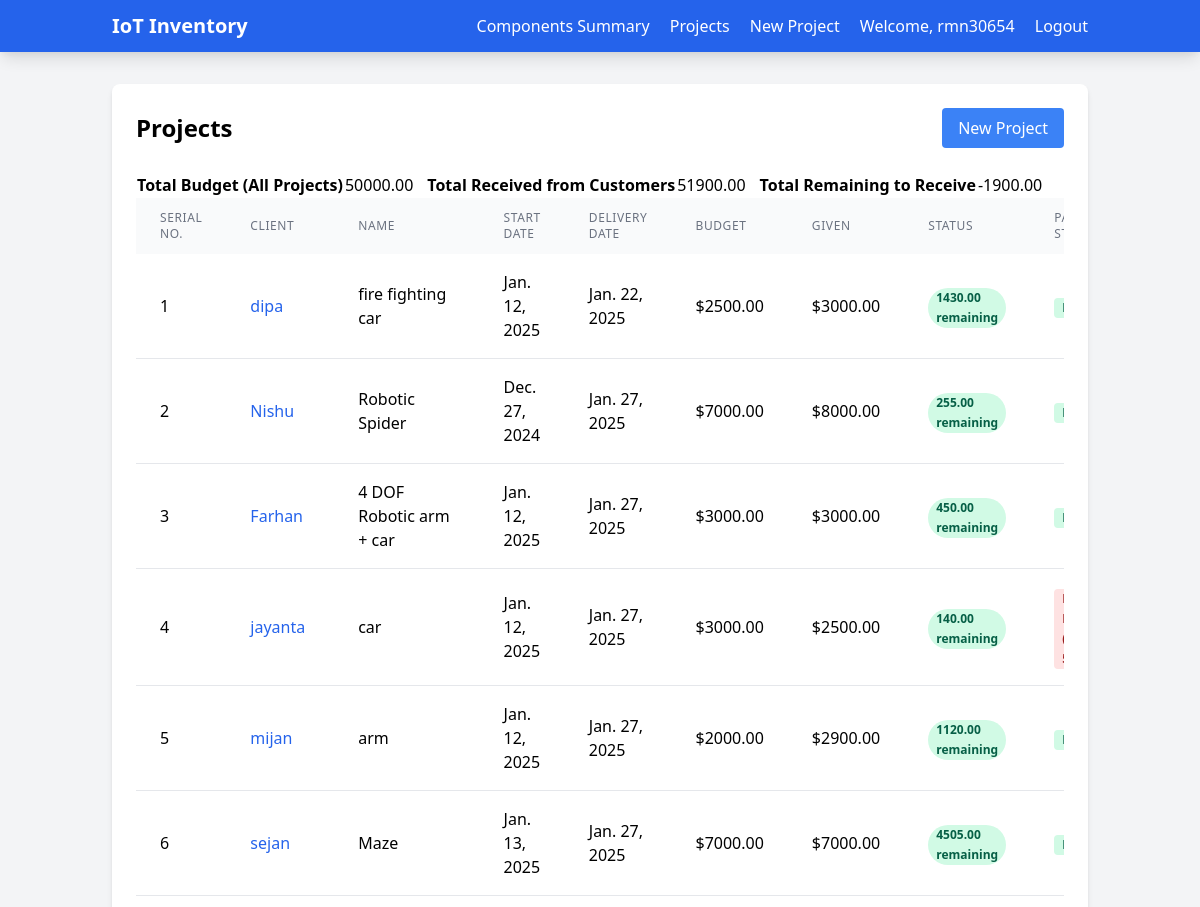
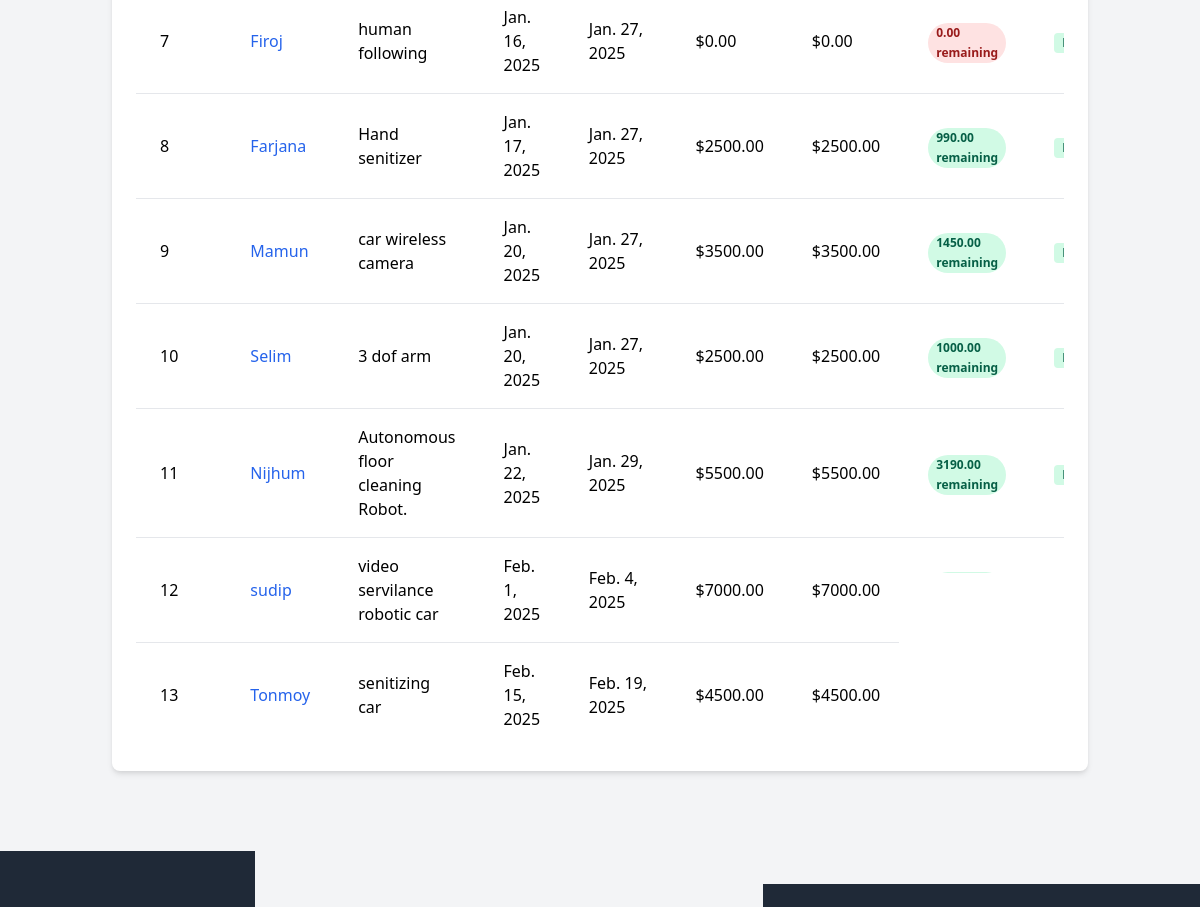
Page /iot/ (signed in) on the committed database (2 pictures, top to bottom).
### iot/models.py (models this page shows, shortened)
class Project(models.Model):
    name = models.CharField(max_length=200)
    client_name = models.CharField(max_length=200)
    start_date = models.DateField()
    target_completion = models.DateField()
    total_budget = models.DecimalField(
        max_digits=10,
        decimal_places=2,
        validators=[MinValueValidator(0)]
    )
    customer_given_tk = models.DecimalField(  # New field
        max_digits=10,
        decimal_places=2,
        validators=[MinValueValidator(0)],
        default=0
    )
    created_at = models.DateTimeField(auto_now_add=True)
    updated_at = models.DateTimeField(auto_now=True)
    def budget_used(self):
        return sum(comp.total_cost for comp in self.requiredcomponent_set.all())
    def budget_remaining(self):
        return self.customer_given_tk - self.budget_used()
    def get_customer_remaining_payment(self):
        return self.total_budget - self.customer_given_tk
    def payment_status(self):
        remaining = self.get_customer_remaining_payment()
        if remaining <= 0:
            return "Fully Paid"
        elif self.customer_given_tk > 0:
            return f"Partially Paid (Remaining: {remaining})"
        return "No Payment"
    @classmethod
    def get_total_budgets(cls):
        return cls.objects.aggregate(
            total_budget_sum=models.Sum('total_budget'),
            total_given_sum=models.Sum('customer_given_tk'),
        )
    @classmethod
    def get_total_remaining(cls):
        totals = cls.get_total_budgets()
        if totals['total_budget_sum'] and totals['total_given_sum']:
            return totals['total_budget_sum'] - totals['total_given_sum']
        return 0

class RequiredComponent(models.Model):
    STATUS_CHOICES = [
        ('pending', 'Pending'),
        ('ordered', 'Ordered'),
        ('received', 'Received'),
        ('installed', 'Installed')
    ]
    project = models.ForeignKey(Project, on_delete=models.CASCADE)
    name = models.CharField(max_length=200)
    quantity = models.PositiveIntegerField()
    unit_cost = models.DecimalField(max_digits=10, decimal_places=2)
    supplier = models.CharField(max_length=200)
    status = models.CharField(max_length=20, choices=STATUS_CHOICES, default='pending')
    @property
    def total_cost(self):
        return self.quantity * self.unit_cost

### iot/views.py (the view)
# urls.py: path('', views.project_list, name='project_list'),
@login_required
def project_list(request):
    projects = Project.objects.all().order_by('target_completion','start_date','-total_budget','-customer_given_tk')
    totals = Project.get_total_budgets()
    context = {
        'projects': projects,
        'total_budget': totals['total_budget_sum'] or 0,
        'total_given': totals['total_given_sum'] or 0,
        'total_remaining': Project.get_total_remaining(),
    }
    return render(request, 'iot/project_list.html', context)

### iot/templates/iot/project_list.html (shortened to what this page needs)
{% extends 'iot/base.html' %} {% block title %}Projects - IoT Inventory{%endblock %}
{% block content %}
<div class="bg-white rounded-lg shadow-md p-6">
  <div class="flex justify-between items-center mb-6">
    <h1 class="text-2xl font-bold">Projects</h1>
    <a
      href="{% url 'iot:project_create' %}"
      class="bg-blue-500 text-white px-4 py-2 rounded hover:bg-blue-600"
    >
      New Project
    </a>
  </div>
  {% if projects %}
  <div class="totals-summary">
    <table class="table">
      <tr>
        <th>Total Budget (All Projects)</th>
        <td>{{ total_budget|floatformat:2 }}</td>
        <td></td><td></td><td></td><td></td><td></td><td></td>
        <th>Total Received from Customers</th>
        <td>{{ total_given|floatformat:2 }}</td>
        <td></td><td></td><td></td><td></td><td></td><td></td>
        <th>Total Remaining to Receive</th>
        <td>{{ total_remaining|floatformat:2 }}</td>
      </tr>
    </table>
  </div>
  <div class="overflow-x-auto">
    <table class="min-w-full table-auto">
      <thead class="bg-gray-50">
        <tr>
          <th
            class="px-6 py-3 text-left text-xs font-medium text-gray-500 uppercase tracking-wider"
          >
            Serial No.
          </th>
          <th
            class="px-6 py-3 text-left text-xs font-medium text-gray-500 uppercase tracking-wider"
          >
            Client
          </th>
          <th
            class="px-6 py-3 text-left text-xs font-medium text-gray-500 uppercase tracking-wider"
          >
          Name
          </th>
          <th
            class="px-6 py-3 text-left text-xs font-medium text-gray-500 uppercase tracking-wider"
          >
            Start Date
          </th>
          <th
            class="px-6 py-3 text-left text-xs font-medium text-gray-500 uppercase tracking-wider"
          >
            Delivery Date
          </th>
          <th
            class="px-6 py-3 text-left text-xs font-medium text-gray-500 uppercase tracking-wider"
          >
            Budget
          </th>
          <th
            class="px-6 py-3 text-left text-xs font-medium text-gray-500 uppercase tracking-wider"
          >
            Given
          </th>
          <th
            class="px-6 py-3 text-left text-xs font-medium text-gray-500 uppercase tracking-wider"
          >
            Status
          </th>
          <th
            class="px-6 py-3 text-left text-xs font-medium text-gray-500 uppercase tracking-wider"
          >
            Payment Status
          </th>
        </tr>
      </thead>
      <tbody class="bg-white divide-y divide-gray-200">
        {% for project in projects %}
        <tr class="hover:bg-gray-50">
          <td class="px-6 py-4">{{ forloop.counter }}</td>
          <td class="px-6 py-4">
            <a
              href="{% url 'iot:project_detail' project.pk %}"
              class="text-blue-600 hover:text-blue-900"
            >
              {{ project.client_name }}
            </a>
          </td>
          <td class="px-6 py-4">{{ project.name }}</td>
          <td class="px-6 py-4">{{ project.start_date }}</td>
          <td class="px-6 py-4">{{ project.target_completion }}</td>
          <td class="px-6 py-4">${{ project.total_budget }}</td>
          <td class="px-6 py-4">${{ project.customer_given_tk }}</td>
          <td class="px-6 py-4">
            <span
              class="px-2 inline-flex text-xs leading-5 font-semibold rounded-full {% if project.budget_remaining > 0 %}bg-green-100 text-green-800{% else %}bg-red-100 text-red-800{% endif %}"
            >
              {{ project.budget_remaining|floatformat:2 }} remaining
            </span>
          </td>
          <td class="px-6 py-4">
            <span
              class="px-2 inline-flex text-xs leading-5 font-semibold rounded {% if project.payment_status|first == 'F' %}bg-green-100 text-green-800{% else %}bg-red-100 text-red-800{% endif %}"
            >
            </span>
          </td>
        </tr>
        {% endfor %}
      </tbody>
    </table>
  </div>
  {% else %}
  <p class="text-gray-500 text-center py-4">
    No projects found. Create a new project to get started.
  </p>
  {% endif %}
</div>
{% endblock %}

### iot/templates/iot/base.html (shortened to what this page needs)
<!DOCTYPE html>
<html lang="en">
<head>
    <link href="https://cdnjs.cloudflare.com/ajax/libs/tailwindcss/2.2.19/tailwind.min.css" rel="stylesheet">
</head>
<body class="bg-gray-100">
    <nav class="bg-blue-600 text-white shadow-lg">
        <div class="container mx-auto px-6 py-3">
            <div class="flex items-center justify-between">
                <div class="text-xl font-bold">
                    <a href="{% url 'iot:project_list' %}">IoT Inventory</a>
                </div>
                <div class="space-x-4">
                    {% if user.is_authenticated %}
                    <a href="{% url 'iot:required_components_summary' %}" class="hover:text-gray-200">Components Summary</a>
                        <a href="{% url 'iot:project_list' %}" class="hover:text-gray-200">Projects</a>
                        <a href="{% url 'iot:project_create' %}" class="hover:text-gray-200">New Project</a>
                        <span>Welcome, {{ user.username }}</span>
                        <a href="{% url 'logout' %}" class="hover:text-gray-200">Logout</a>
                    {% else %}
                        <a href="{% url 'admin/login' %}" class="hover:text-gray-200">Login</a>
                    {% endif %}
                </div>
            </div>
        </div>
    </nav>
    <main class="container mx-auto px-6 py-8">
        {% block content %}{% endblock %}
    </main>
    <footer class="bg-gray-800 text-white mt-12">
        <div class="container mx-auto px-6 py-4">
            <p class="text-center">&copy; {% now "Y" %} IoT Inventory Management System</p>
        </div>
    </footer>
</body>
</html>

### rows in the picture
Project: client_name "dipa", name "fire fighting car", start_date "Jan. 12, 2025", target_completion "Jan. 22, 2025", total_budget "2500.00", customer_given_tk "3000.00", budget_remaining "1430.00"
Project: client_name "Nishu", name "Robotic Spider", start_date "Dec. 27, 2024", target_completion "Jan. 27, 2025", total_budget "7000.00", customer_given_tk "8000.00", budget_remaining "255.00"
Project: client_name "Farhan", name "4 DOF Robotic arm + car", start_date "Jan. 12, 2025", target_completion "Jan. 27, 2025", total_budget "3000.00", customer_given_tk "3000.00", budget_remaining "450.00"
Project: client_name "jayanta", name "car", start_date "Jan. 12, 2025", target_completion "Jan. 27, 2025", total_budget "3000.00", customer_given_tk "2500.00", budget_remaining "140.00"
Project: client_name "mijan", name "arm", start_date "Jan. 12, 2025", target_completion "Jan. 27, 2025", total_budget "2000.00", customer_given_tk "2900.00", budget_remaining "1120.00"
Project: client_name "sejan", name "Maze", start_date "Jan. 13, 2025", target_completion "Jan. 27, 2025", total_budget "7000.00", customer_given_tk "7000.00", budget_remaining "4505.00"
Project: client_name "Firoj", name "human following", start_date "Jan. 16, 2025", target_completion "Jan. 27, 2025", total_budget "0.00", customer_given_tk "0.00", budget_remaining "0.00"
Project: client_name "Farjana", name "Hand senitizer", start_date "Jan. 17, 2025", target_completion "Jan. 27, 2025", total_budget "2500.00", customer_given_tk "2500.00", budget_remaining "990.00"
Project: client_name "Mamun", name "car wireless camera", start_date "Jan. 20, 2025", target_completion "Jan. 27, 2025", total_budget "3500.00", customer_given_tk "3500.00", budget_remaining "1450.00"
Project: client_name "Selim", name "3 dof arm", start_date "Jan. 20, 2025", target_completion "Jan. 27, 2025", total_budget "2500.00", customer_given_tk "2500.00", budget_remaining "1000.00"
Project: client_name "Nijhum", name "Autonomous floor cleaning Robot.", start_date "Jan. 22, 2025", target_completion "Jan. 29, 2025", total_budget "5500.00", customer_given_tk "5500.00", budget_remaining "3190.00"
Project: client_name "sudip", name "video servilance robotic car", start_date "Feb. 1, 2025", target_completion "Feb. 4, 2025", total_budget "7000.00", customer_given_tk "7000.00"
Project: client_name "Tonmoy", name "senitizing car", start_date "Feb. 15, 2025", target_completion "Feb. 19, 2025", total_budget "4500.00", customer_given_tk "4500.00"

### other values in the picture
{{ user.username }} "rmn30654"
{{ total_budget|floatformat:2 }} "50000.00"
{{ total_given|floatformat:2 }} "51900.00"
{{ total_remaining|floatformat:2 }} "-1900.00"
